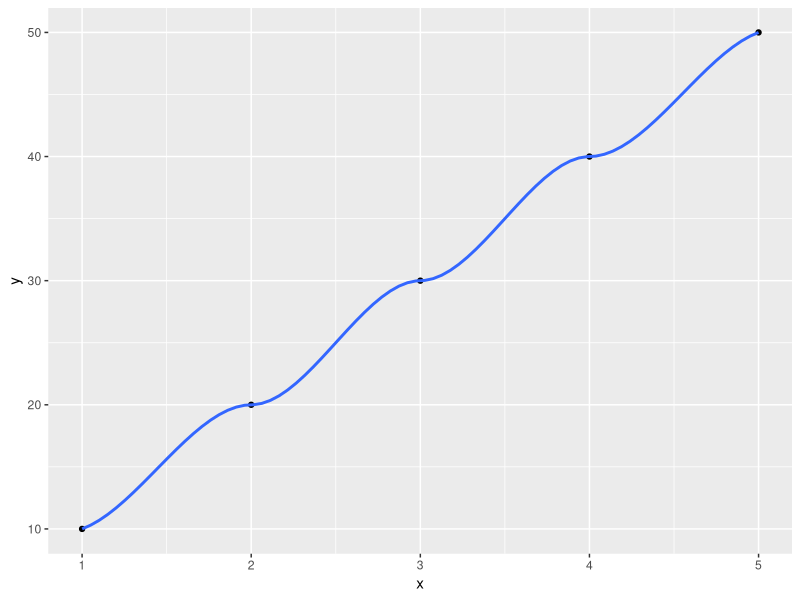

Reproduce this figure in R.
## ---- chunk 1

x<-c(5,8,11,13,15) #setting vector w values
count=1
count2=1
for(i in 1:length(x)){
  if(x[count]>10){
    count=count+1
  }else if(x[count]<10){
    count2=count2+1
  }
}

print(c("There are this many values below 10 in x:",count2))
print(c("There are this many values above 10 in x:",count))

## ---- chunk 2

x<-c(1,2,3,4,5)
y<-c(10,20,30,40,50)
library(ggplot2)
toplot<-data.frame(x=x,y=y)
ggplot(data=toplot,aes(x=x,y=y))+geom_point()+geom_smooth(method="loess")

